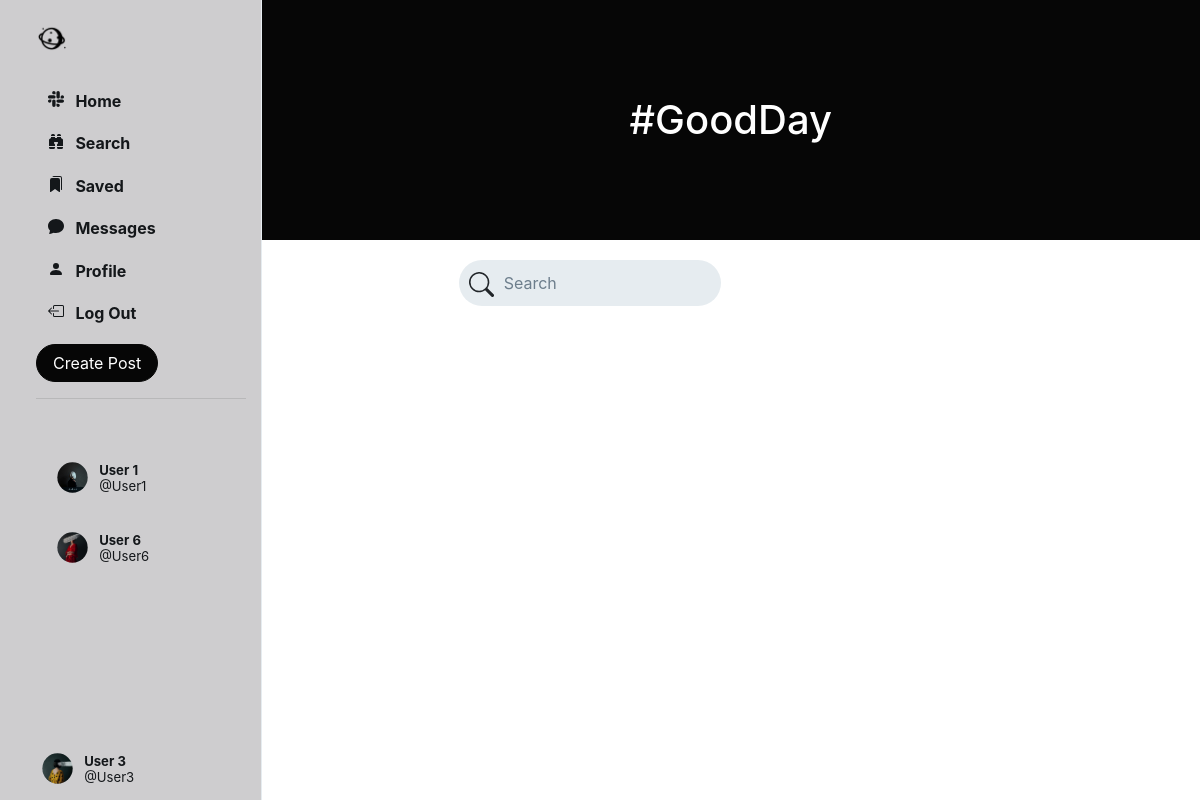
The page /search/ (signed in) on the database as committed earlier.
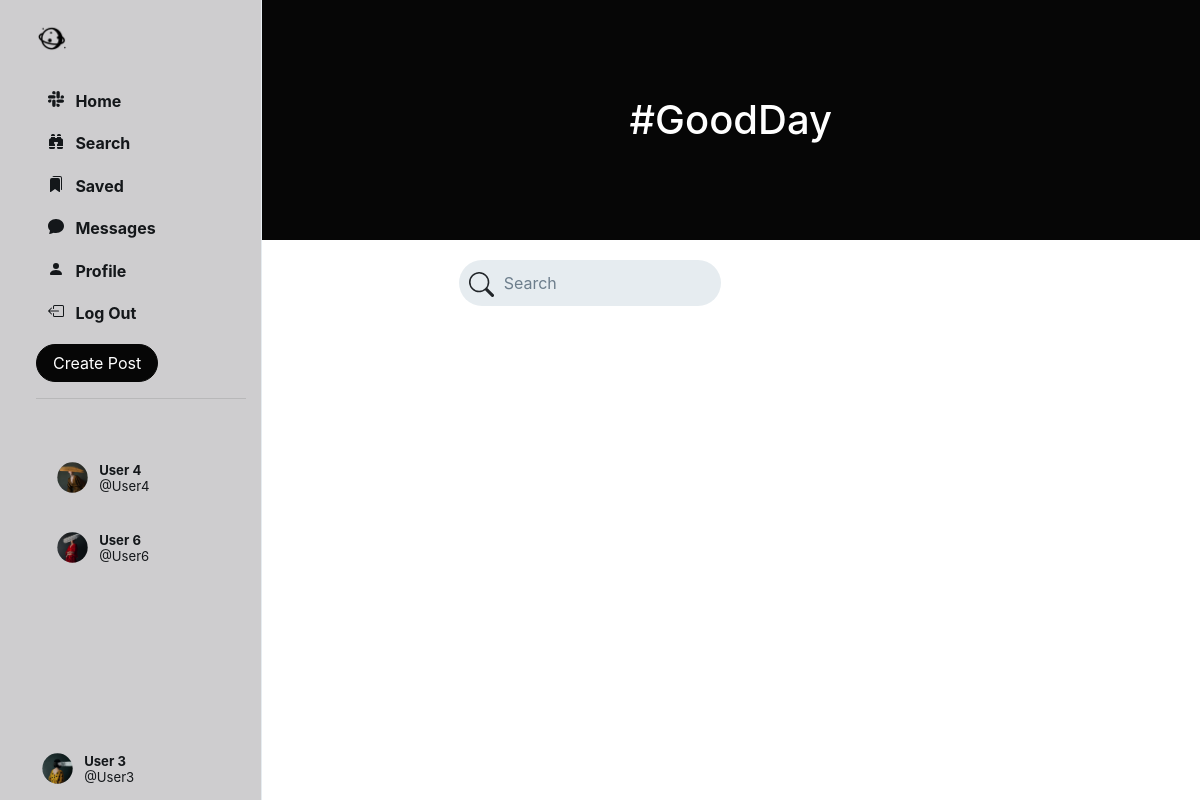
The same page on the database as committed later.
### Network/models.py (models this page shows, shortened)
class User(AbstractUser):
    profile_pic = models.ImageField(upload_to='profile_pic/')
    bio = models.TextField(max_length=160, blank=True, null=True)
    cover = models.ImageField(upload_to='covers/', blank=True)
    follows = models.ManyToManyField("self", related_name="followed_by", symmetrical=False, blank=True)
    def get_suggested_followers(self):
        followed_users = self.follows.all()
        suggested_users = User.objects.exclude(id=self.id).exclude(id__in=followed_users).filter(
            followed_by__in=followed_users)
        suggested_users = suggested_users.annotate(num_my_followers=Count('followed_by__follows')).order_by(
            '-num_my_followers')[:5]
        return suggested_users

### Network/views.py (the view, shortened to what this page needs)
# urls.py: path('search/', views.search, name='search'),
@login_required(login_url='login/')
def search(request):
    user = User.objects.get(id=request.user.id)
    suggestions = user.get_suggested_followers()
    query = request.GET.get('query', '')
    return render(request=request, template_name='search.html', context={
        'suggestions': suggestions
    })

### Network/templates/search.html (shortened to what this page needs)
{% extends 'index.html' %}
{% load static %}
{% block search %}
    <header class="py-5" id="home-header">
        <div class="container px-4 px-lg-5 my-5">
            <div class="text-center text-white">
                <h1 class="display-5 fw-bolder">#GoodDay</h1>
            </div>
        </div>
    </header>
    <div class="main-div-content" id="home-main-div-content">
        <div class="content-wrapper">
            <div class="left-div">
                <nav class="head">
                    <form action="{% url 'search' %}" method="GET">
                        <div class="search-div">
                            <div>
                            </div>
                            <input type="text" name="query" id="search-box"
                                   placeholder="Search">
                        </div>
                    </form>
                </nav>
            </div>
        </div>
    </div>
{% endblock %}

### Network/templates/sidenav.html (shortened to what the changed rows need)
{% load static %}
<div class="sidenav">
    <div style="height: 100%;">
        <br>
        <br>
        <div class="suggestion">
            {% for suggestion in suggestions %}
                <li class="suggestion-item suggestion-user" id="s-box">
                    <a href="{% url 'profile' suggestion.username %}" class="nav-link">
                        <div class="user_account">
                            <div class="small-profilepic"
                                 style="float: left; background-image: url({{ suggestion.profile_pic.url }});"></div>
                            <div style="height: 2.7vw; margin: auto;">
                                <div style="margin-top: 4px;">
                                    <strong>{{ suggestion.first_name }} {{ suggestion.last_name }}</strong>
                                </div>
                                <div class="grey" style="margin-top: 4px;">
                                    @{{ suggestion.username }}</div>
                            </div>
                        </div>
                    </a>
                </li>
            {% endfor %}
        </div>
    </div>
</div>

Rows that differ between the two databases and show on the page:
no longer on this page (row edited): User: profile_pic (picture), first_name "User", last_name "1", username "User1"
now on this page (row unchanged): User: profile_pic (picture), first_name "User", last_name "4", username "User4"
